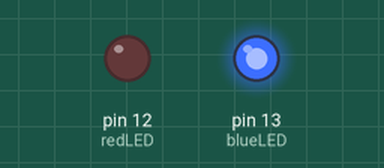
Bench run of a sketch on a simulated Arduino Uno, built with avr-gcc and run on an emulated ATmega328P. On the bench: output pins drawn as LEDs (lit = HIGH).

Above: at 0.12 s.
At 2.62 s:
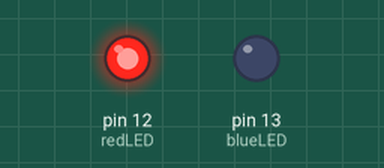
At 5.2 s:
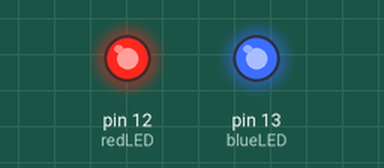
At 8.7 s:
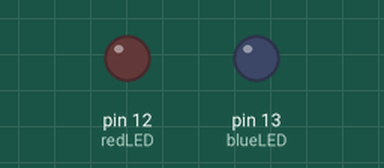
Timing chart, 0 to 11.7 s (numbered marks = the images above):
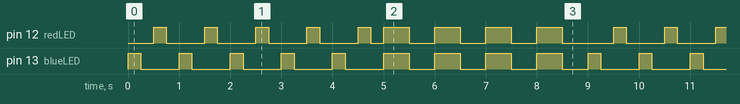

Measured:
- by itself, pin 13 (blueLED): repeats every 9.0 s: 4 × (LOW 0.75 s, HIGH 0.25 s), LOW 0.75 s, 4 × (HIGH 0.50 s, LOW 0.50 s), HIGH 0.25 s
- by itself, pin 12 (redLED): repeats every 9.0 s: 4 × (LOW 0.75 s, HIGH 0.25 s), LOW 0.25 s, 3 × (HIGH 0.50 s, LOW 0.50 s), HIGH 0.50 s, LOW 1.0 s, HIGH 0.25 s
- by itself, everything shown: repeats every 9.0 s, in 28 steps

The sketch:

level3.ino
```cpp
//   ___________________________________________________________________
//  /  Name: Kyler Visser             Level 3               2023-09-07  \
//  |                                                                   |
//  |                              Description                          |
//  |                                                                   |
//  |      This program will utilize the digital pins 13 and 12 on      |
//  |     an arduino uno. The program will be utalizing these pins      |
//  |    connecting to LED's. Pin 13 should be connected to the blue    |
//  |        LED and pin 12 should be connected to the red LED.         |
//  |                                                                   |
//  |    The program will then flash the blue LED then the red LED      |
//  |    for 5 seconds then it will switch to flashing the red and      |
//  |    blue LED's at the same time for 4 seconds then repeating       |
//  |            this process untill power is disconected.              |
//  \___________________________________________________________________/

//  --------------------------------------
//    Initalize vairables for later use.
//  --------------------------------------
const int blueLED = 13;
const int redLED = 12;
int cycleLength = 1000;

//  --------------------
//    Setup pin modes.
//  --------------------
void setup()
{
	pinMode(blueLED, OUTPUT);
    pinMode(redLED, OUTPUT);
}

//  ----------------------
//    Main program loop.
//  ----------------------
void loop()
{
    cycle1();
    cycle2();
}

//  --------------------------------
//               Cycle 1
//
//    This function will allow for
//    the red LED and blue LED to
//     blink one after the other
//          for 5 cycles.
//  --------------------------------
void cycle1() {
    for (int i=0; i<5; i++) {
        digitalWrite(blueLED, HIGH);
        delay(cycleLength/4);
        digitalWrite(blueLED, LOW);
        delay(cycleLength/4);
        digitalWrite(redLED, HIGH);
        delay(cycleLength/4);
        digitalWrite(redLED, LOW);
        delay(cycleLength/4);
    }
}

//  --------------------------------
//               Cycle 2
//
//    This function will allow for
//    the red LED and blue LED to
//      blink simutaniously for
//              4 cycles.
//  --------------------------------
void cycle2() {
    for (int i=0; i<4; i++) {
        digitalWrite(blueLED, HIGH);
        digitalWrite(redLED, HIGH);
        delay(cycleLength/2);
        digitalWrite(blueLED, LOW);
        digitalWrite(redLED, LOW);
        delay(cycleLength/2);
    }
}
```
